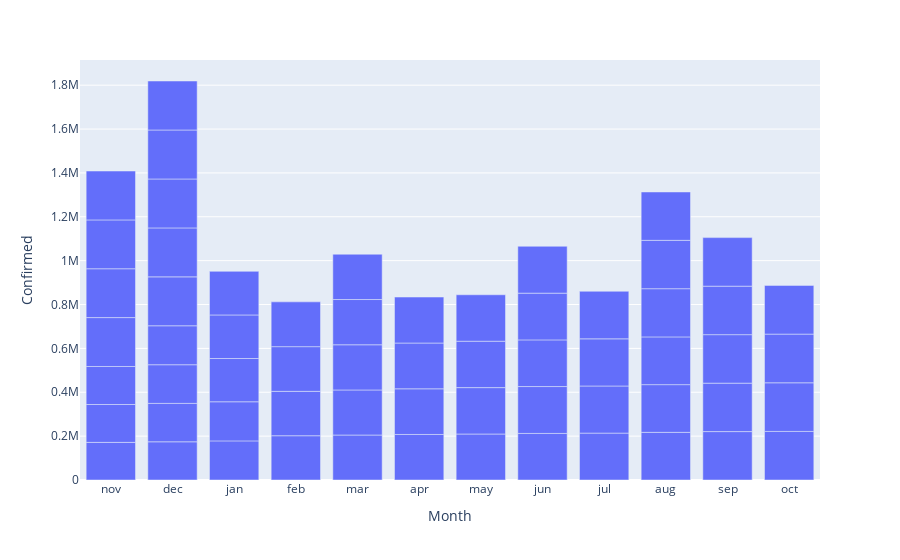

Source (notebook cell):
### Markdown cell above
- Proportion of Infections across months

### Code cell
# needs to be averaged confirmed
fig = px.bar(zika16to18[zika16to18['Country/Territory']=='TOTAL'], x="Month", y="Confirmed")
fig.show()

### Figure 1 — Plotly figure (JSON) as saved in the notebook; plotly's stock layout.template omitted (floating-point values rounded to 4 significant figures)
{"data": [{"alignmentgroup": "True", "hovertemplate": "Month=%{x}<br>Confirmed=%{y}<extra></extra>", "legendgroup": "", "marker": {"color": "#636efa"}, "name": "", "offsetgroup": "", "orientation": "v", "showlegend": false, "textposition": "auto", "type": "bar", "x": ["nov", "nov", "nov", "dec", "dec", "dec", "dec", "jan", "jan", "jan", "jan", "jan", "feb", "feb", "feb", "feb", "mar", "mar", "mar", "mar", "mar", "apr", "apr", "apr", "apr", "may", "may", "may", "may", "jun", "jun", "jun", "jun", "jun", "jul", "jul", "jul", "jul", "aug", "aug", "aug", "aug", "aug", "aug", "sep", "sep", "sep", "sep", "sep", "oct", "oct", "oct", "oct", "nov", "nov", "nov", "nov", "dec", "dec", "dec", "dec", "dec"], "xaxis": "x", "y": [171553, 172602, 173347, 174214, 175063, 176239, 177614, 178297, 178297, 197271, 198607, 198810, 201821, 202412, 203718, 204186, 205013, 205500, 205942, 206351, 206458, 207557, 208242, 208705, 209628, 209726, 211500, 211520, 211695, 212298, 213686, 212770, 213081, 213706, 213826, 214783, 214944, 216800, 217271, 217471, 217666, 219766, 220465, 220465, 220693, 220842, 221093, 221093, 221341, 221520, 221668, 221874, 222106, 222986, 222562, 222632, 222905, 222923, 223158, 223158, 223336, 223336], "yaxis": "y"}], "layout": {"barmode": "relative", "legend": {"tracegroupgap": 0}, "margin": {"t": 60}, "xaxis": {"anchor": "y", "domain": [0, 1], "title": {"text": "Month"}}, "yaxis": {"anchor": "x", "domain": [0, 1], "title": {"text": "Confirmed"}}}}
